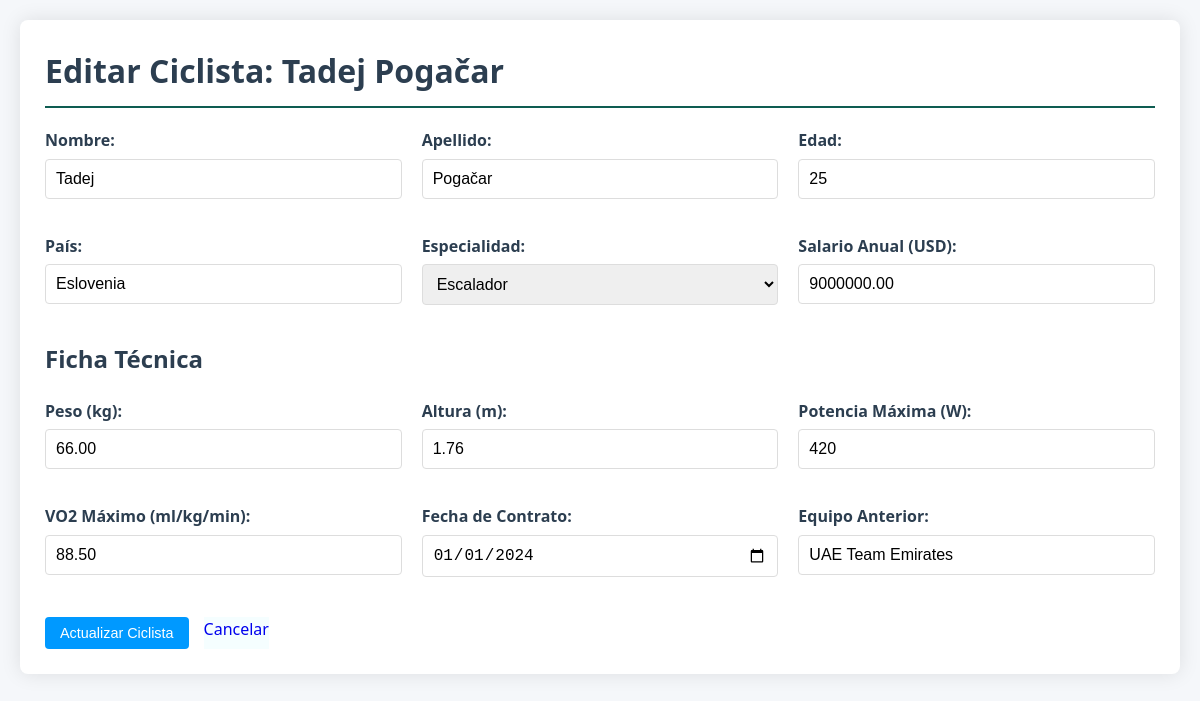
/ciclistas1/public/editar.php?id=4, run on the app's committed database.
### tables this page shows
CREATE TABLE `ciclistas` (
  `id` int(11) NOT NULL,
  `nombre` varchar(100) NOT NULL,
  `apellido` varchar(100) NOT NULL,
  `edad` int(11) NOT NULL,
  `pais` varchar(50) NOT NULL,
  `especialidad` varchar(100) NOT NULL,
  `salario` decimal(10,2) NOT NULL,
  `peso` decimal(5,2) NOT NULL,
  `altura` decimal(5,2) NOT NULL,
  `potencia_maxima` int(11) DEFAULT NULL,
  `vo2_max` decimal(5,2) DEFAULT NULL,
  `fecha_contrato` date NOT NULL,
  `equipo_anterior` varchar(100) DEFAULT NULL,
  `created_at` timestamp NOT NULL DEFAULT current_timestamp()
);

### ciclistas1/public/editar.php (the view, shortened to what this page needs)
<?php
include_once '../src/database.php';
$id = $_GET['id'];
$stmt = $base_de_datos->prepare("SELECT * FROM ciclistas WHERE id = ?");
$stmt->execute([$id]);
$ciclista = $stmt->fetch(PDO::FETCH_ASSOC);
?>
<!DOCTYPE html>
<html lang="es">
<head>
    <link rel="stylesheet" href="styles.css">
</head>
<body>
    <div class="container">
        <h1>Editar Ciclista: <?php echo $ciclista['nombre'] . ' ' . $ciclista['apellido']; ?></h1>
        <form action="guardar.php" method="post">
            <div class="form-grid">
                <div class="form-group">
                    <label for="nombre">Nombre:</label>
                    <input type="text" id="nombre" name="nombre" value="<?php echo $ciclista['nombre']; ?>" required>
                </div>
                <div class="form-group">
                    <label for="apellido">Apellido:</label>
                    <input type="text" id="apellido" name="apellido" value="<?php echo $ciclista['apellido']; ?>" required>
                </div>
                <div class="form-group">
                    <label for="edad">Edad:</label>
                    <input type="number" id="edad" name="edad" min="18" max="50" value="<?php echo $ciclista['edad']; ?>" required>
                </div>
                <div class="form-group">
                    <label for="pais">País:</label>
                    <input type="text" id="pais" name="pais" value="<?php echo $ciclista['pais']; ?>" required>
                </div>
                <div class="form-group">
                    <label for="especialidad">Especialidad:</label>
                    <select id="especialidad" name="especialidad" required>
                        <option value="Escalador" <?php echo $ciclista['especialidad'] == 'Escalador' ? 'selected' : ''; ?>>Escalador</option>
                    </select>
                </div>
                <div class="form-group">
                    <label for="salario">Salario Anual (USD):</label>
                    <input type="number" id="salario" name="salario" min="50000" step="0.01" value="<?php echo $ciclista['salario']; ?>" required>
                </div>
            </div>
            <h2>Ficha Técnica</h2>
            <div class="form-grid">
                <div class="form-group">
                    <label for="peso">Peso (kg):</label>
                    <input type="number" id="peso" name="peso" min="40" max="100" step="0.1" value="<?php echo $ciclista['peso']; ?>" required>
                </div>
                <div class="form-group">
                    <label for="altura">Altura (m):</label>
                    <input type="number" id="altura" name="altura" min="1.50" max="2.10" step="0.01" value="<?php echo $ciclista['altura']; ?>" required>
                </div>
                <div class="form-group">
                    <label for="potencia_maxima">Potencia Máxima (W):</label>
                    <input type="number" id="potencia_maxima" name="potencia_maxima" min="200" max="600" value="<?php echo $ciclista['potencia_maxima']; ?>">
                </div>
                <div class="form-group">
                    <label for="vo2_max">VO2 Máximo (ml/kg/min):</label>
                    <input type="number" id="vo2_max" name="vo2_max" min="40" max="90" step="0.1" value="<?php echo $ciclista['vo2_max']; ?>">
                </div>
                <div class="form-group">
                    <label for="fecha_contrato">Fecha de Contrato:</label>
                    <input type="date" id="fecha_contrato" name="fecha_contrato" value="<?php echo $ciclista['fecha_contrato']; ?>" required>
                </div>
                <div class="form-group">
                    <label for="equipo_anterior">Equipo Anterior:</label>
                    <input type="text" id="equipo_anterior" name="equipo_anterior" value="<?php echo $ciclista['equipo_anterior']; ?>">
                </div>
            </div>
            <div class="form-actions">
                <button type="submit" class="btn">Actualizar Ciclista</button>
                <a href="index.php" class="btn-cancelar">Cancelar</a>
            </div>
        </form>
    </div>
</body>
</html>

### ciclistas1/public/styles.css (style rules this page uses)
* { box-sizing: border-box; margin: 0; padding: 0; }
body { font-family: 'Segoe UI', Tahoma, Geneva, Verdana, sans-serif; line-height: 1.6; color: #030303; background-color: #f5f7fa; padding: 20px; }
.container { max-width: 1200px; margin: 0 auto; background: #fff; padding: 25px; border-radius: 8px; box-shadow: 0 0 20px rgba(0, 0, 0, 0.1); }
h1, h2, h3 { color: #2c3e50; margin-bottom: 20px; }
h1 { border-bottom: 2px solid #0e5c51; padding-bottom: 10px; }
.btn { display: inline-block; padding: 8px 15px; background: #0099ff; color: white; text-decoration: none; border-radius: 4px; border: none; cursor: pointer; font-size: 0.9em; transition: all 0.3s ease; }
.btn-cancelar { background: #f5feff; text-decoration: none; }
.form-grid { display: grid; grid-template-columns: repeat(auto-fill, minmax(300px, 1fr)); gap: 20px; margin-bottom: 20px; }
.form-group { margin-bottom: 15px; }
.form-group label { display: block; margin-bottom: 5px; font-weight: 600; color: #2c3e50; }
.form-group input, .form-group select { width: 100%; padding: 10px; border: 1px solid #ddd; border-radius: 4px; font-size: 16px; transition: border 0.3s; }
.form-actions { margin-top: 25px; display: flex; gap: 15px; }

### data on the page
ciclistas: nombre "Tadej", apellido "Pogačar", edad "25", pais "Eslovenia", especialidad "Escalador", salario "9000000.00", peso "66.00", altura "1.76", potencia_maxima "420", vo2_max "88.50", fecha_contrato "01/01/2024", equipo_anterior "UAE Team Emirates"
